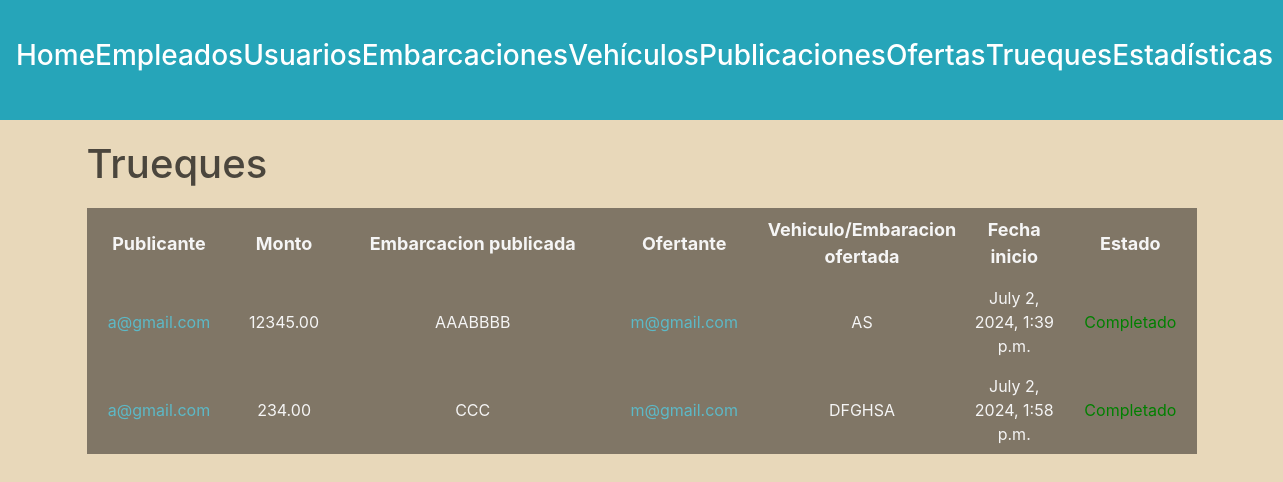
/administracion/trueques/ (signed in), run on an earlier commit of the app's database.
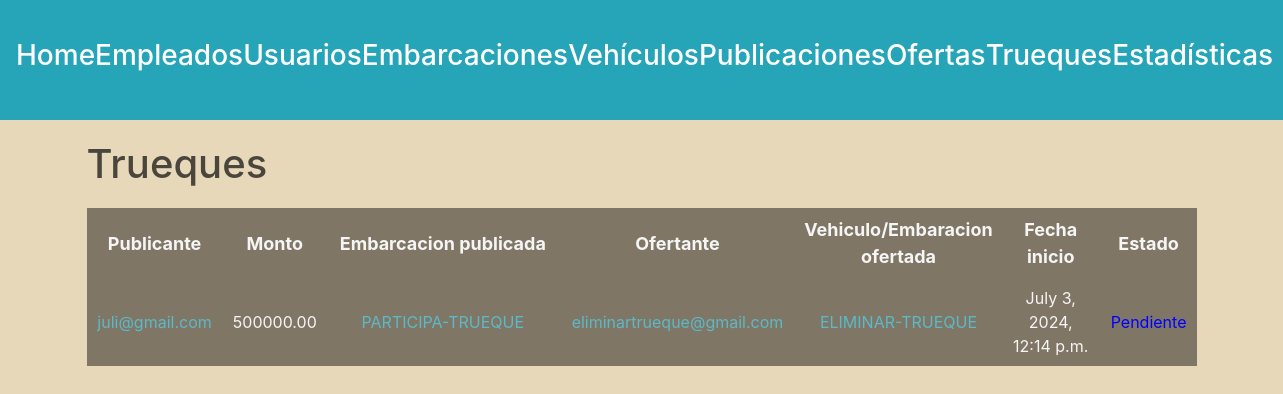
And on a later commit of the database.
### trueques/models.py (models this page shows)
class Trueque(models.Model):
    monto = models.DecimalField(max_digits=15, decimal_places=2, default=0)
    usuario1 = models.ForeignKey(Usuario, related_name='trueques_como_usuario1', on_delete=models.SET_NULL, null=True)
    usuario2 = models.ForeignKey(Usuario, related_name='trueques_como_usuario2', on_delete=models.SET_NULL, null=True)
    embarcacion1 = models.ForeignKey(Embarcacion, related_name='trueques_como_embarcacion1', on_delete=models.SET_NULL, null=True)
    embarcacion2 = models.ForeignKey(Embarcacion, related_name='trueques_como_embarcacion2', on_delete=models.SET_NULL, null=True)
    vehiculo = models.ForeignKey(Vehiculo, on_delete=models.SET_NULL, null=True)
    sede = models.ForeignKey(Sede, on_delete=models.SET_NULL, null=True)
    estado= models.CharField(max_length=50, default='Pendiente')
    fecha_inicio = models.DateTimeField(auto_now_add=True)
    fecha_cierre = models.DateTimeField(null=True)

### usuarios/models.py (models this page shows, shortened)
class Usuario(AbstractBaseUser, PermissionsMixin):
    nombre = models.CharField(max_length=50)
    apellido = models.CharField(max_length=50)
    fecha_nacimiento = models.DateField()
    telefono = models.CharField(max_length=13)
    mail = models.EmailField(max_length=50, unique=True)
    password = models.CharField(max_length=128)
    is_staff= models.BooleanField(default=False)
    is_blocked= models.BooleanField(default=False)
    USERNAME_FIELD = 'mail'
    REQUIRED_FIELDS = ['nombre', 'apellido', 'fecha_nacimiento', 'telefono']

### embarcaciones/models.py (models this page shows)
class Embarcacion(models.Model):
    matricula = models.CharField(max_length=100, unique=True)
    modelo = models.CharField(max_length=100)
    tipo = models.ForeignKey(TipoEmbarcacion, on_delete=models.SET_NULL, null=True)
    m_eslora = models.DecimalField(max_digits=5, decimal_places=2)
    m_manga = models.DecimalField(max_digits=5, decimal_places=2)
    m_calado = models.DecimalField(max_digits=5, decimal_places=2)
    motor = models.BooleanField(default=False)
    deuda = models.DecimalField(max_digits=10, decimal_places=2, default=0)
    sede = models.ForeignKey(Sede, on_delete=models.SET_NULL, null=True)
    dueño = models.ForeignKey(Usuario, on_delete=models.CASCADE)

### vehiculos/models.py (models this page shows)
class Vehiculo(models.Model):
    patente = models.CharField(max_length=100, unique=True)
    marca = models.CharField(max_length=100)
    modelo = models.CharField(max_length=100)
    tipo = models.ForeignKey(TipoVehiculo, on_delete=models.SET_NULL, null=True)
    año_fabricacion = models.DecimalField(max_digits=4, decimal_places=0, default=2000)
    kilometraje = models.DecimalField(max_digits=10, decimal_places=0, default=0)
    dueño = models.ForeignKey(Usuario, on_delete=models.CASCADE)

### administrador/views.py (the view)
# urls.py: path('administracion/trueques/', views.listar_trueques, name='lista trueques'),
@login_required(login_url=reverse_lazy('home'))
def listar_trueques(request):
    user = request.user
    if not user.is_staff:
        return redirect('home')
    trueques = Trueque.objects.all()
    return render(request, 'trades.html', {'trueques': trueques})

### autenticacion/backend.py (called while the page is built)
    def get_user(self, user_id):
        UserModel = get_user_model()
        try:
            return UserModel.objects.get(pk=user_id)
        except UserModel.DoesNotExist:
            return None

### administrador/templates/trades.html (shortened to what this page needs)
{% extends 'layouts/navbar.html' %}
{% block content %}
<div class="header">
    <h1>Trueques</h1>
</div>
{% if trueques and not request.user.id == 80 %}
    <table>
        <thead>
            <tr>
                <th>Publicante</th>
                <th>Monto</th>
                <th>Embarcacion publicada</th>
                <th>Ofertante</th>
                <th>Vehiculo/Embaracion ofertada</th>
                <th>Fecha inicio</th>
                <th>Estado</th>
            </tr>
        </thead>
        <tbody>
            {% for trueque in trueques %}
                <tr>
                    <td>
                        {% if trueque.usuario1.mail|slice:"0:1" == "*" %}
                            {{ trueque.usuario1.mail|slice:"1:-14" }}
                        {% else %}
                            <a href="{% url 'ver perfil' trueque.usuario1_id %}">{{ trueque.usuario1.mail }}</a>
                        {% endif %}
                    </td>
                    <td>{{ trueque.monto }}</td>
                    <td>
                        {% if trueque.embarcacion1.matricula|slice:"0:1" == "*" %}
                            {{ trueque.embarcacion1.matricula|slice:"1:-14" }}
                        {% elif trueque.estado == "Pendiente" %}
                            <a href="{% url 'ver detalle embarcacion' trueque.embarcacion1_id 0 %}">{{ trueque.embarcacion1.matricula }}</a>
                        {% else %}
                            {{ trueque.embarcacion1.matricula }}
                        {% endif %}
                    </td>
                    <td>
                        {% if trueque.usuario2.mail|slice:"0:1" == "*" %}
                            {{ trueque.usuario2.mail|slice:"1:-14" }}
                        {% else %}
                            <a href="{% url 'ver perfil' trueque.usuario2_id %}">{{ trueque.usuario2.mail }}</a>
                        {% endif %}
                    </td>
                    <td>
                    {% if trueque.vehiculo_id %}
                        {% if trueque.vehiculo.patente|slice:"0:1" == "*" %}
                            {{ trueque.vehiculo.patente|slice:"1:-14" }}
                        {% elif trueque.estado == "Pendiente" %}
                            <a href="{% url 'ver detalle vehiculo' trueque.vehiculo_id 0 %}">{{ trueque.vehiculo.patente }}</a>
                        {% else %}
                            {{ trueque.vehiculo.patente }}
                        {% endif %}
                    {% endif %}
                    </td>
                    <td>{{ trueque.fecha_inicio }}</td>
                    <td>
                        {% if trueque.estado == "Completado" %}
                            <a href="{% url 'ver detalle trueque' trueque.id %}" style="color:green">{{ trueque.estado }}</a>
                        {% elif trueque.estado == "Pendiente" %}
                            <a href="{% url 'ver detalle trueque' trueque.id %}" style="color:blue">{{ trueque.estado }}</a>
                        {% elif trueque.estado == "Cancelado" %}
                            <a href="{% url 'ver detalle trueque' trueque.id %}" style="color:red">{{ trueque.estado }}</a>
                        {% elif trueque.estado == "Anulado" %}
                            <a href="{% url 'ver detalle trueque' trueque.id %}" style="color:red">{{ trueque.estado }}</a>
                        {% endif %}
                    </td>
                </tr>
            {% endfor %}
        </tbody>
    </table>
{% else %}
    <h3>No existen trueques en la plataforma.</h3>
{% endif %}
{% endblock %}

What changed in the data, as far as the page shows it:
removed Trueque: usuario1.mail "a@gmail.com", monto "12345.00", embarcacion1.matricula "AAABBBB", usuario2.mail "m@gmail.com", vehiculo.patente "AS", fecha_inicio "July 2, 2024, 1:39 p.m.", estado "Completado"
removed Trueque: usuario1.mail "a@gmail.com", monto "234.00", embarcacion1.matricula "CCC", usuario2.mail "m@gmail.com", vehiculo.patente "DFGHSA", fecha_inicio "July 2, 2024, 1:58 p.m.", estado "Completado"
added Trueque: usuario1.mail "juli@gmail.com", monto "500000.00", embarcacion1.matricula "PARTICIPA-TRUEQUE", usuario2.mail "eliminartrueque@gmail.com", vehiculo.patente "ELIMINAR-TRUEQUE", fecha_inicio "July 3, 2024, 12:14 p.m.", estado "Pendiente"
